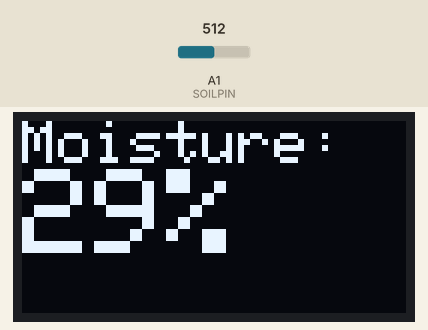
Recording of a sketch running on a simulated Arduino Uno, built with avr-gcc and run on an emulated ATmega328P. Shown: 128×64 one-colour display. Inputs (shaded band) come from the test bench; at power-on: A1 (SOILPIN) = 512. The display library's start-up logo is not drawn.

Above: at 3.2 s.
3.3 s: A1 (SOILPIN) set to 531
At 4.1 s:
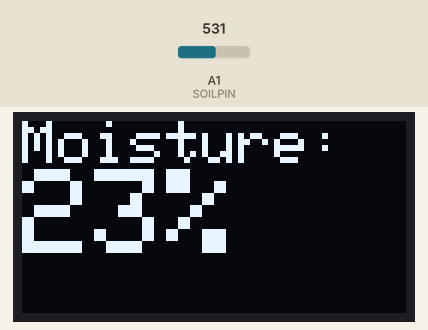
4.8 s: A1 (SOILPIN) set to 716
At 6.0 s:
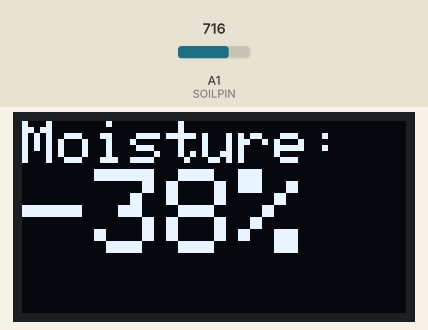
6.3 s: A1 (SOILPIN) set to 900
At 7.1 s:
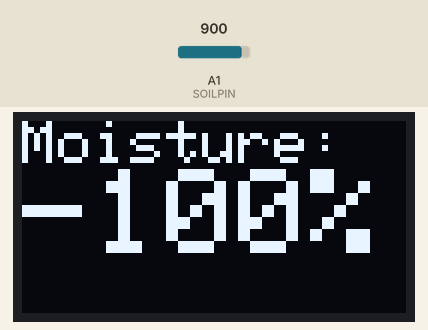
Timing chart, 0 to 9.3 s (numbered marks = the images above; inputs shaded):
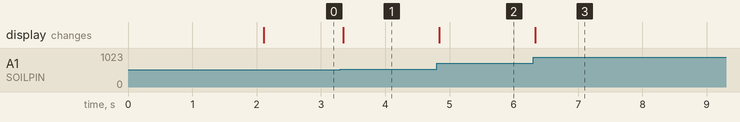

The sketch:

soil_checker_with_oled.ino
```cpp
// Import library to communicate with OLED screen
#include <Adafruit_GFX.h>
#include <Adafruit_SSD1306.h>

// Define physical pine connections
#define SOILPIN A1
#define SDA A4
#define SDC A5

#define SCREEN_WIDTH 128 // OLED display width, in pixels
#define SCREEN_HEIGHT 64 // OLED display height, in pixels

// Declaration for an SSD1306 display connected to I2C (SDA, SCL pins)
// The pins for I2C are defined by the Wire-library.
// On an arduino UNO:       A4(SDA), A5(SCL)
// On an arduino MEGA 2560: 20(SDA), 21(SCL)
// On an arduino LEONARDO:   2(SDA),  3(SCL), ...
#define OLED_RESET     -1 // Reset pin # (or -1 if sharing Arduino reset pin)
#define SCREEN_ADDRESS 0x3C ///< See datasheet for Address; 0x3D for 128x64, 0x3C for 128x32
Adafruit_SSD1306 display(SCREEN_WIDTH, SCREEN_HEIGHT, &Wire, OLED_RESET);

#define LOGO_HEIGHT   16
#define LOGO_WIDTH    16
static const unsigned char PROGMEM logo_bmp[] =
{ 0b00000000, 0b11000000,
  0b00000001, 0b11000000,
  0b00000001, 0b11000000,
  0b00000011, 0b11100000,
  0b11110011, 0b11100000,
  0b11111110, 0b11111000,
  0b01111110, 0b11111111,
  0b00110011, 0b10011111,
  0b00011111, 0b11111100,
  0b00001101, 0b01110000,
  0b00011011, 0b10100000,
  0b00111111, 0b11100000,
  0b00111111, 0b11110000,
  0b01111100, 0b11110000,
  0b01110000, 0b01110000,
  0b00000000, 0b00110000 };

const int air_moisture = 600;
const int water_moisture = 300;
int value;
int percent;

void setup() {
  // put your setup code here, to run once:
  Serial.begin(9600);

  // Attempt OLED screen connection and pause if failed
  if(!display.begin(SSD1306_SWITCHCAPVCC, SCREEN_ADDRESS)) {
    Serial.println(F("SSD1306 allocation failed"));
    for(;;); // Don't proceed, loop forever
  }

  // Show initial display buffer contents on the screen --
  // the library initializes this with an Adafruit splash screen.
  display.display();
  delay(2000); // Pause for 2 seconds

  // Clear the buffer and push to screen
  display.clearDisplay();
  display.display();
  display.setTextSize(2);
  display.setTextColor(WHITE);

}

void loop() {
  // put your main code here, to run repeatedly:
  value = analogRead(SOILPIN);
  percent = map(value, air_moisture, water_moisture, 0, 100);
  display.clearDisplay();
  display.setCursor(0,0);
  display.setTextSize(2);
  display.println(F("Moisture:"));
  display.setTextSize(4);
  display.print(percent);
  display.print(F("%"));
  display.display();
}
```

Measured:
- the behaviour switches between 513 and 514 on A1 (SOILPIN) (found by bisection; images 0 and 1)
- after the input at 3.3 s, the display: changes after 0.05 s (image 1)
- after the input at 4.8 s, the display: changes at once (image 2)
- after the input at 6.3 s, the display: changes at once (image 3)
